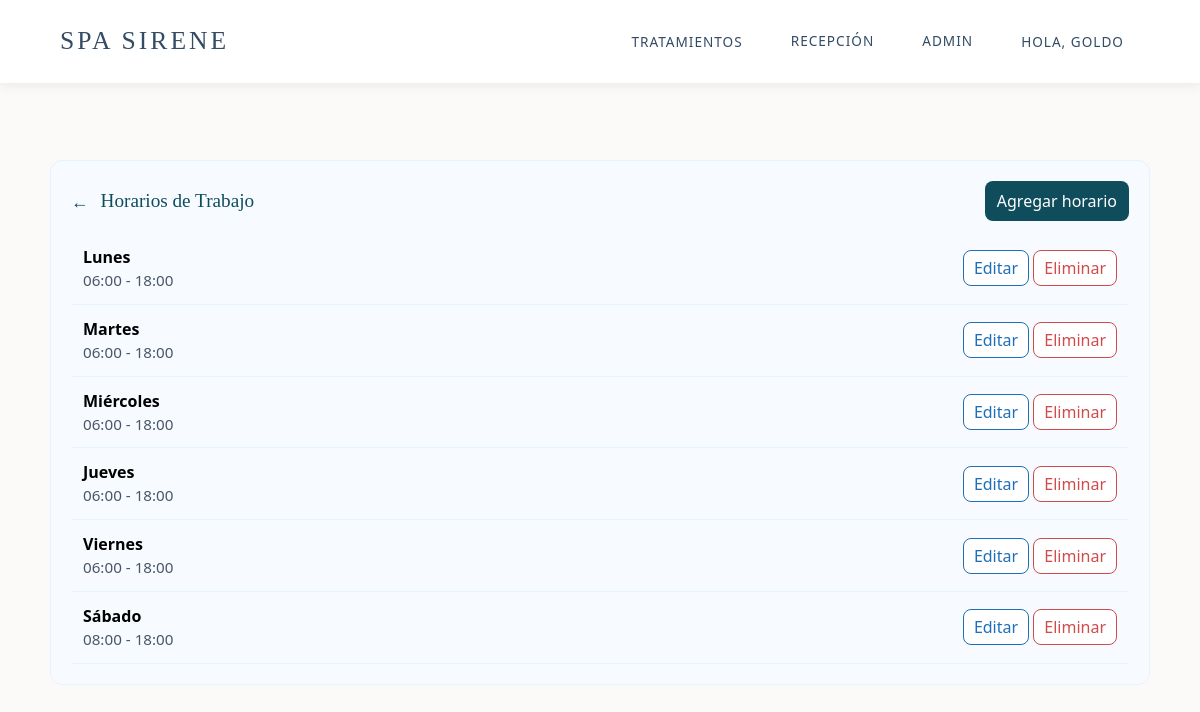
/spa/admin-panel/horarios/ (signed in), run on the app's committed database.
### coffee/models.py (models this page shows, shortened)
class HorarioTrabajo(models.Model):
    DIA_CHOICES = [
        (1, 'Lunes'),
        (2, 'Martes'),
        (3, 'Miércoles'),
        (4, 'Jueves'),
        (5, 'Viernes'),
        (6, 'Sábado'),
        (0, 'Domingo'),
    ]
    dia_semana = models.IntegerField(choices=DIA_CHOICES, unique=True)
    hora_inicio = models.TimeField(help_text="Hora de apertura del Spa")
    hora_fin = models.TimeField(help_text="Hora de cierre del Spa")
    class Meta:
        verbose_name = "Horario de Trabajo"
        verbose_name_plural = "Horarios de Trabajo"

### coffee/views.py (the view)
# urls.py: path('admin-panel/horarios/', views.admin_horarios_list, name='admin_horarios_list'),
@login_required
@group_required('AdminSuperior')
def admin_horarios_list(request):
    horarios = HorarioTrabajo.objects.all().order_by('dia_semana')
    return render(request, 'admin/horarios_list.html', {'horarios': horarios})

### coffee/context_processors.py (called while the page is built)
def role_flags(request):
    user = getattr(request, 'user', None)
    is_receptionist = False
    is_admin_superior = False
    try:
        if user and user.is_authenticated:
            if user.is_superuser or user.is_staff:
                is_receptionist = user.is_superuser or ('receptionist' in [g.lower() for g in user.groups.values_list('name', flat=True)])
                is_admin_superior = True
            else:
                groups = [g.lower() for g in user.groups.values_list('name', flat=True)]
                is_receptionist = 'receptionist' in groups or 'recepcionista' in groups
                is_admin_superior = 'adminsuperior' in groups or 'admin_superior' in groups
    except Exception:
        pass
    return {'is_receptionist': is_receptionist, 'is_admin_superior': is_admin_superior}

### coffee/views.py (called while the page is built)
def in_group(user, group_name):
    if not user or not user.is_authenticated:
        return False
    if user.is_superuser:
        return True
    return user.groups.filter(name=group_name).exists()

def group_required(group_name):
    return user_passes_test(lambda u: in_group(u, group_name))

### coffee/templates/admin/horarios_list.html
{% extends 'base.html' %}
{% block content %}
<div class="admin-card">
    <div class="admin-header">
        <div style="display:flex;align-items:center;">
            <a class="back-link" href="{% url 'admin_dashboard' %}">←</a>
            <h2 class="admin-title" style="font-size:1.2rem;">Horarios de Trabajo</h2>
        </div>
        <div class="admin-actions">
            <a class="btn-primary" href="{% url 'admin_horario_create' %}">Agregar horario</a>
        </div>
    </div>
    <div>
    {% for h in horarios %}
        <div class="admin-list-row">
            <div><strong>{{ h.get_dia_semana_display }}</strong> <div class="admin-subtle">{{ h.hora_inicio }} - {{ h.hora_fin }}</div></div>
            <div>
                <a class="btn-outline" href="{% url 'admin_horario_edit' h.id %}">Editar</a>
                <a class="btn-danger" href="{% url 'admin_horario_delete' h.id %}">Eliminar</a>
            </div>
        </div>
    {% empty %}
        <div>No hay horarios configurados.</div>
    {% endfor %}
    </div>
</div>
{% endblock %}

### coffee/templates/base.html (shortened to what this page needs)
<!doctype html>
<html lang="es">
{% load static %}
<head>
    <link rel="stylesheet" href="{% static 'css/styles.css' %}">
    <script src="https://cdn.tailwindcss.com"></script>
</head>
<body>
    <nav class="nav-sirene">
        <a href="{% url 'index' %}" class="brand">SPA SIRENE</a>
        <div class="nav-links">
            <div class="nav-item has-dropdown">
                <a href="{% url 'home' %}" class="nav-link">Tratamientos</a>
            </div>
            {% if user.is_authenticated %}
                {% if is_receptionist %}
                    <a href="{% url 'reception_dashboard' %}" class="nav-link">Recepción</a>
                {% endif %}
                {% if is_admin_superior %}
                    <a href="{% url 'admin_dashboard' %}" class="nav-link">Admin</a>
                {% endif %}
                <div class="nav-item has-dropdown">
                    <a class="nav-link">Hola, {{ user.first_name|default:user.username }}</a>
                </div>
            {% else %}
                <a href="{% url 'login' %}" class="nav-link">Login</a>
                <a href="{% url 'register' %}" class="nav-button">Registro</a>
            {% endif %}
        </div>
    </nav>
    <main>
        {% block content %}{% endblock %}
    </main>
</body>
</html>

### static/css/styles.css (style rules this page uses)
* { margin: 0; padding: 0; box-sizing: border-box; font-family: 'Segoe UI', sans-serif; }
body { min-height: 100vh; overflow-x: hidden; background-color: #fff; }
.admin-card { max-width: 1100px; margin: 60px auto; padding: 20px; background: #f7fbff; border-radius: 12px; border: 1px solid #e6f3fb; }
.admin-header { display:flex;align-items:center;justify-content:space-between;gap:12px;margin-bottom:12px; }
.admin-title { color:#0f4c5c;font-family:'Playfair Display', serif;font-size:1.6rem;margin:0; }
.admin-actions a { margin-left:8px; }
.btn-primary { background:#0f4c5c;color:white;padding:8px 12px;border-radius:8px;text-decoration:none;display:inline-block }
.btn-outline { background:#fff;border:1px solid #1e6fb8;color:#1e6fb8;padding:6px 10px;border-radius:8px;text-decoration:none }
.btn-danger { background:#fff;border:1px solid #d04b4b;color:#d04b4b;padding:6px 10px;border-radius:8px;text-decoration:none }
.back-link { text-decoration:none;color:#0f4c5c;font-size:1.1rem;margin-right:12px }
.admin-list-row { padding:12px;border-bottom:1px solid #e6f3fb;display:flex;justify-content:space-between;align-items:center }
.admin-subtle { color:#4a5568;font-size:0.95rem }

### coffee/templates/base.html (style rules this page uses)
:root { --rain-boots: #334B64; --blanco: #ffffff; --text-soft: #4b5563; }
* { box-sizing: border-box; margin: 0; padding: 0; }
html, body { margin: 0; padding: 0; width: 100%; min-height: 100vh; background-color: #fcfaf8; font-family: 'Poppins', sans-serif; }
body:not(:has(.full-hero)) { padding-top: 100px; }
.nav-sirene { position: absolute; top: 0; left: 0; width: 100%; background: var(--blanco); padding: 1.2rem 5%; display: flex; justify-content: space-between; align-items: center; box-shadow: 0 2px 12px rgba(0,0,0,0.08); z-index: 1000; }
.brand { font-family: 'Playfair Display', serif; font-size: 1.6rem; letter-spacing: 3px; text-decoration: none; color: var(--rain-boots); text-transform: uppercase; }
.nav-links { display: flex; gap: 1rem; align-items: center; flex-wrap: wrap; }
.nav-link, .nav-button { text-decoration: none; color: var(--rain-boots); font-size: 0.85rem; font-weight: 500; letter-spacing: 1px; text-transform: uppercase; padding: 0.75rem 1rem; border-radius: 999px; }
.nav-item { position: relative; }
.has-dropdown > .nav-link { cursor: pointer; }
main { width: 100%; display: block; }

### data on the page
HorarioTrabajo: dia_semana "Lunes", hora_inicio "06:00", hora_fin "18:00"
HorarioTrabajo: dia_semana "Martes", hora_inicio "06:00", hora_fin "18:00"
HorarioTrabajo: dia_semana "Miércoles", hora_inicio "06:00", hora_fin "18:00"
HorarioTrabajo: dia_semana "Jueves", hora_inicio "06:00", hora_fin "18:00"
HorarioTrabajo: dia_semana "Viernes", hora_inicio "06:00", hora_fin "18:00"
HorarioTrabajo: dia_semana "Sábado", hora_inicio "08:00", hora_fin "18:00"

### other printed values
{{ user.first_name|default:user.username }} "GOLDO"
